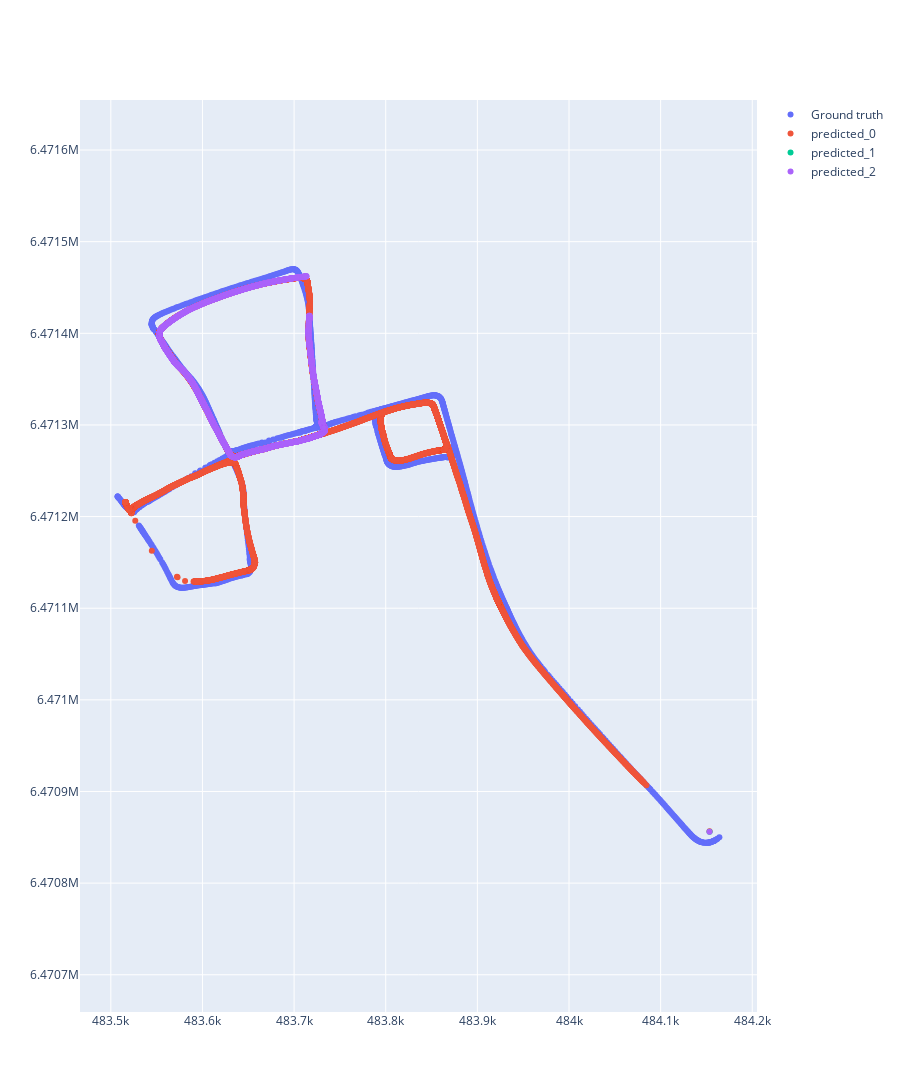

Notebook source saved alongside this figure:
### Code cell
predicted_0 = predict_real_world_coordinates(estimator, processor.orbslam.localization[0].trajectory)
predicted_1 = predict_real_world_coordinates(estimator, processor.orbslam.localization[1].trajectory)
predicted_2 = predict_real_world_coordinates(estimator, processor.orbslam.localization[2].trajectory)
predicted_3 = predict_real_world_coordinates(estimator, processor.orbslam.localization[3].trajectory)

mode = 'markers'
fig = create_2d_fig(
    traces=[
        create_scatter(processor.orbslam.mapping.trajectory_gt_utm, name='Ground truth', mode=mode),
        create_scatter(predicted_0, name='predicted_0', mode=mode),
        create_scatter(predicted_1, name='predicted_1', mode=mode),
        create_scatter(predicted_2, name='predicted_2', mode=mode),
        create_scatter(predicted_3, name='predicted_3', mode=mode),
    ]
)

fig.show()

### Figure 1 — Plotly figure (JSON) as saved in the notebook; plotly's stock layout.template omitted (floating-point values rounded to 4 significant figures; data arrays with more than 128 entries replaced by an {"elided": "..."} marker saying what was removed)
{"data": [{"mode": "markers", "name": "Ground truth", "type": "scatter", "x": {"elided": "1512 float values"}, "y": {"elided": "1512 float values"}}, {"mode": "markers", "name": "predicted_0", "type": "scatter", "x": {"elided": "12183 float values"}, "y": {"elided": "12183 float values"}}, {"mode": "markers", "name": "predicted_1", "type": "scatter", "x": [484200.0], "y": [6471000.0]}, {"mode": "markers", "name": "predicted_2", "type": "scatter", "x": {"elided": "4316 float values"}, "y": {"elided": "4316 float values"}}], "layout": {"height": 1200, "title": {}, "yaxis": {"scaleanchor": "x", "scaleratio": 1}}}
